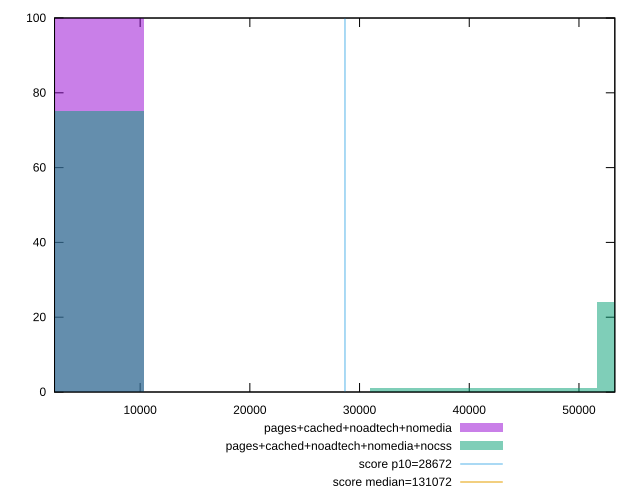

The gnuplot source for this figure:
reset

$pagesCachedNoadtechNomedia <<EOF
0 100
EOF

$pagesCachedNoadtechNomediaNocss <<EOF
0 75
61924.64726006007 24
41283.09817337338 1
EOF

set key outside below
set boxwidth 20641.54908668669
set xrange [2196:53269]
set yrange [0:100]
set trange [0:100]
set style fill transparent solid 0.5 noborder

set parametric
set terminal svg size 640, 500 enhanced background rgb 'white'
set output "report_00009_2021-02-08T22-37-41.559Z/uses-long-cache-ttl/comparison/histogram/3_vs_4.svg"

plot $pagesCachedNoadtechNomedia title "pages+cached+noadtech+nomedia" with boxes, \
     $pagesCachedNoadtechNomediaNocss title "pages+cached+noadtech+nomedia+nocss" with boxes, \
     28672,t title "score p10=28672", \
     131072,t title "score median=131072"

reset
